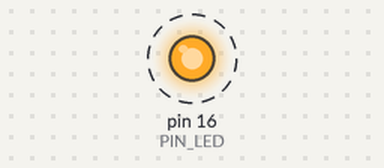
A sketch run on a simulated Arduino Uno, built with avr-gcc and run on an emulated ATmega328P. On the bench: output pins drawn as LEDs (lit = HIGH). Dashed ring = blinking.

Above: at 0.2 s.
Timing chart, 0 to 3.0 s (numbered marks = the images above):
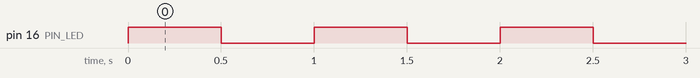

Measured:
- by itself, pin 16 (PIN_LED): alternates HIGH for 0.50 s and LOW for 0.50 s

The sketch:

Project_03_External_LED_Flashing.ino
```cpp
//**********************************************************************
/*
 * 文件名 : 外接灯闪烁
 * 描述 : 使led闪烁.
 * 作者 : www.keyes-robot.com
*/
#define PIN_LED   16   //定义led引脚

// 复位或单板上电时，设置功能运行一次
void setup() {
  // 初始化数字引脚LED作为输出.
  pinMode(PIN_LED, OUTPUT);
}

// 循环函数会一直循环下去
void loop() {
  digitalWrite(PIN_LED, HIGH);   // 打开LED (HIGH为高电平)
  delay(500);                       // 延时0.5秒
  digitalWrite(PIN_LED, LOW);    // 关闭LED (LOW为低电平)
  delay(500);                       // 延时0.5秒
}
//*************************************************************************************
```
